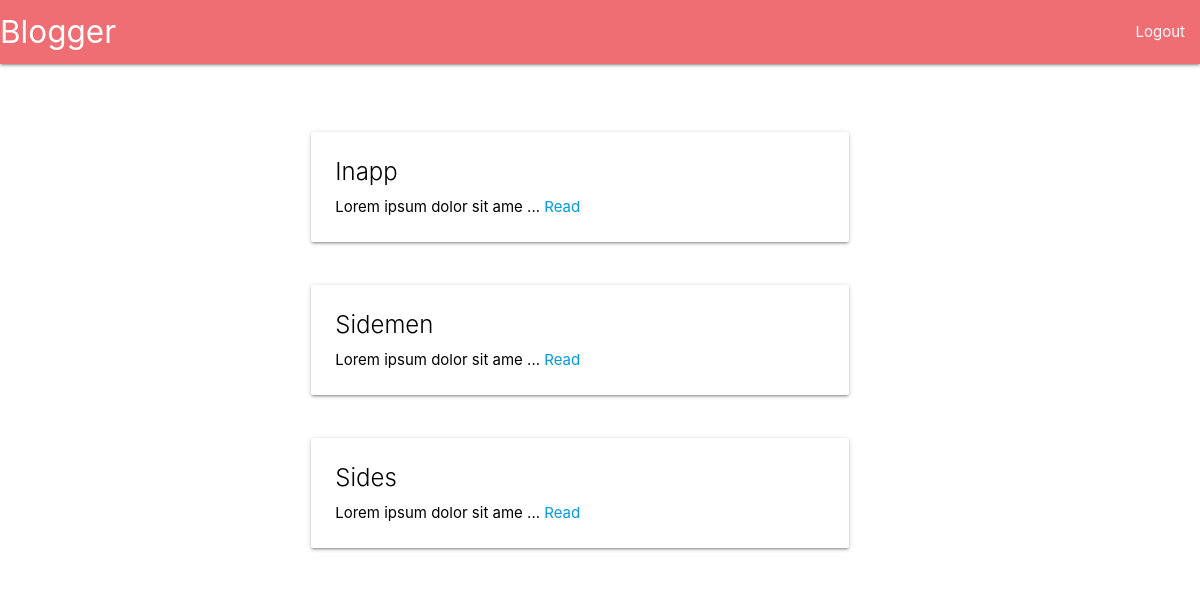
The app's page /home (signed in) with its own data.
### app/models.py (models this page shows)
class Blog(db.Model):
    blog_id = db.Column(db.Integer,primary_key =True)
    user_id = db.Column(db.Integer, db.ForeignKey("user.id"))
    blog_title = db.Column(db.String(25))
    blog_content = db.Column(db.String(100))
    timestamp = db.Column(db.DateTime(timezone=True), default=func.now())

### app/views.py (the view)
@views.route('/home')
@login_required
def home():
    return render_template('home.html',blogs=Blog.query.filter_by().all())

### app/__init__.py (called while the page is built)
def create_app():
    app = Flask(__name__)
    app.config['SECRET_KEY'] = '5c09a9c8222e15531612efe631c23122d9bb5c56'
    app.config['SQLALCHEMY_DATABASE_URI'] = 'sqlite:///' + path.join(basedir, 'database' ,'db.sqlite3')
    app.config['SQLALCHEMY_TRACK_MODIFICATIONS'] = False
    db.init_app(app)
    print(app.config['SQLALCHEMY_DATABASE_URI'])
    from .views import views
    from .models import User, Blog, Comment
    app.register_blueprint(views, url_prefix='/')
    create_database(app=app)
    login_manager = LoginManager()
    login_manager.login_view = 'login'
    login_manager.init_app(app)
    @login_manager.user_loader
    def load_user(id):
        return User.query.get(int(id))
    return app

### app/templates/home.html (shortened to what this page needs)
<!DOCTYPE html>
<html lang="en">
<head>
    <link rel="stylesheet" href="https://cdnjs.cloudflare.com/ajax/libs/materialize/1.0.0/css/materialize.min.css">
</head>
<body>
    <nav>
        <div class="nav-wrapper">
          <a href="#" class="brand-logo">Blogger</a>
          <ul id="nav-mobile" class="right hide-on-med-and-down">
            <li><a href="collapsible.html">Logout</a></li>
          </ul>
        </div>
      </nav>
    <div class="container">
        {% for blog in blogs %}
        <div class="row">
            <div class="col s8">
                <div class="card">
                    <div class="card-content black-text">
                      <span class="card-title">{{blog.blog_title}}</span>
                      <p>{{blog.blog_content[0:25]}} ... <a href="/blog/{{blog.blog_id}}">Read</a></p>
                    </div>
                </div>
            </div>
        </div>
        {% endfor %}
    </div>
</body>
</html>

### app/templates/home.html (style rules this page uses)
.container { margin-left: 25% !important; margin-top: 5% !important; }

### records on screen
Blog: blog_title "Inapp", blog_content "Lorem ipsum dolor sit ame"
Blog: blog_title "Sidemen", blog_content "Lorem ipsum dolor sit ame"
Blog: blog_title "Sides", blog_content "Lorem ipsum dolor sit ame"
